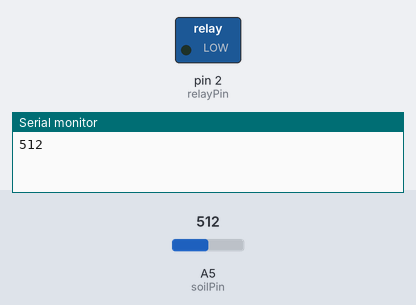
Simulated run of this sketch. Board: Arduino Uno, built with avr-gcc and run on an emulated ATmega328P. On the bench: switched loads named in the sketch (green lamp = pin HIGH), the last lines printed to the serial monitor. The test bench sets the inputs (shaded band); at power-on: A5 (soilPin) = 512.

Above: at 0.1 s.
At 0.6 s:
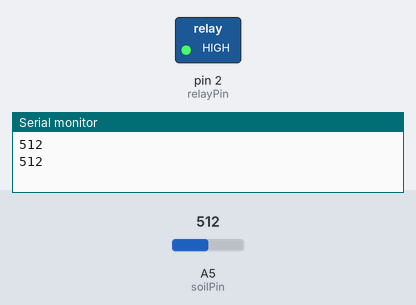
Timing chart, 0 to 2.1 s (numbered marks = the images above):
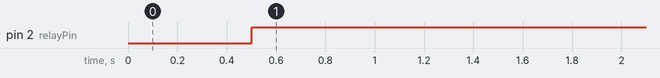

The sketch:

Relay_soil.ino
```cpp
const int relayPin = 2;
int soilPin = A5;

int Acqua;

void setup() {
  // put your setup code here, to run once:
  pinMode(relayPin,OUTPUT);
  pinMode(soilPin,INPUT);
  Serial.begin(9600);
}

void loop() {
  // put your main code here, to run repeatedly:
  Serial.println(analogRead(soilPin));
  delay(500);
  Acqua = analogRead(soilPin);

  if (Acqua >= 500) {
    digitalWrite(relayPin,HIGH);
  }
  else {
    digitalWrite(relayPin,LOW);
  }
}
```

Measured:
- by itself, pin 2 (relayPin): LOW → HIGH at 0.50 s
